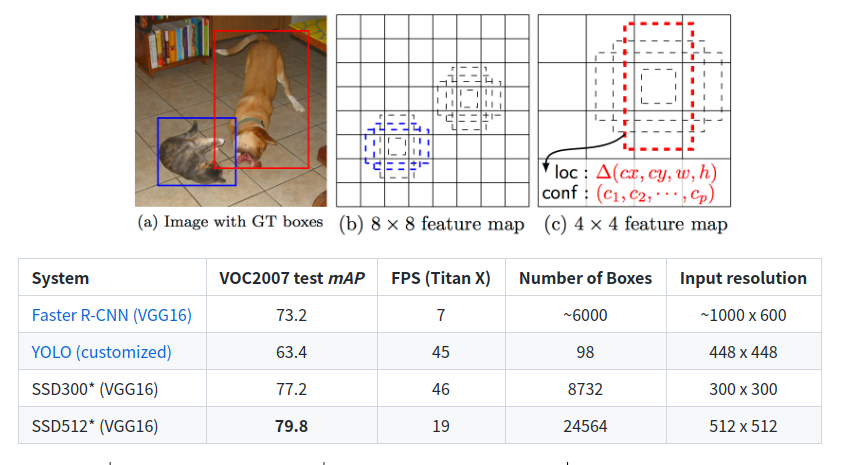
#> input picture img/SSD.png, 847 x 465 px; its folder holds 4 pictures in this run
$ python convertImgSize.py
#> lines starting #> are read from the running program, lines starting #| are printed output that depends on the picture

"""
Author: AlexZ33
功能: 用于批量转换图片大小。
"""

from PIL import Image
import os
import glob

# 修改图片文件大小
# filename：图片文件名
# outdir：修改后要保存的路径
def convertImgSize(filename, outdir, width=128, height=128):
#> called with filename = './img/SSD.png', outdir = './trainImage128', width = 128, height = 128
    img = Image.open(filename)
#> img is the input picture: PIL image 847x465 RGB; mean R, G, B 233.1, 230.4, 229
    try:
        new = img.resize((width, height), Image.BILINEAR)
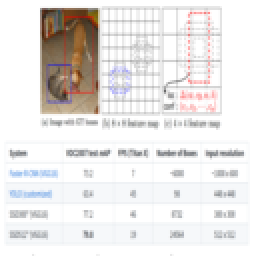
#> new: PIL image 128x128 RGB (shown 2 times larger); mean R, G, B 233.1, 230.4, 229.1
        p = os.path.basename(filename)
        print(p)
        new.save(os.path.join(outdir, os.path.basename(filename)))
    except Exception as e:
        print(e)


if __name__ == '__main__':
    # 查找给定路径下图片文件，并修改其大小
    for filename in glob.glob('./img/*.png'):
        convertImgSize(filename, './trainImage128')
#> pass 2 of the loop `for filename in glob.glob('./img/*.png'):`:
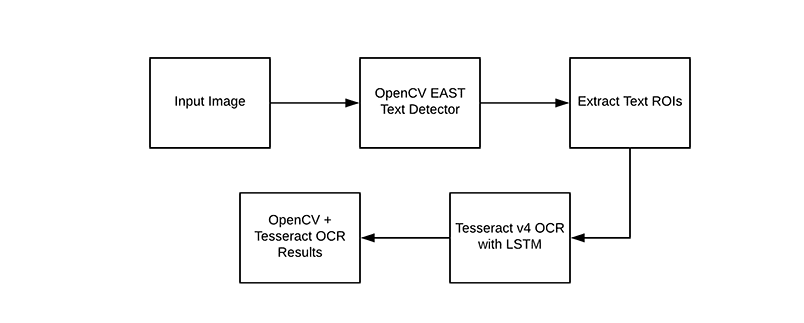
#> input picture img/The_OpenCV_OCR_pipeline.png, 804 x 323 px
#> in convertImgSize, img is the input picture: PIL image 804x323 RGB; min 0, max 255, mean 248.3
#> in convertImgSize (call 2), `new = img.resize((width, height), Image.BILINEAR)`:
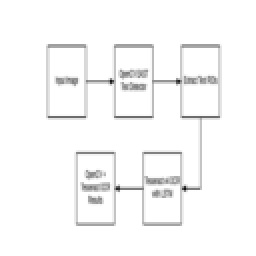
#> new: PIL image 128x128 RGB (shown 2 times larger); min 17, max 255, mean 248.3
#> pass 3 of the loop `for filename in glob.glob('./img/*.png'):`:
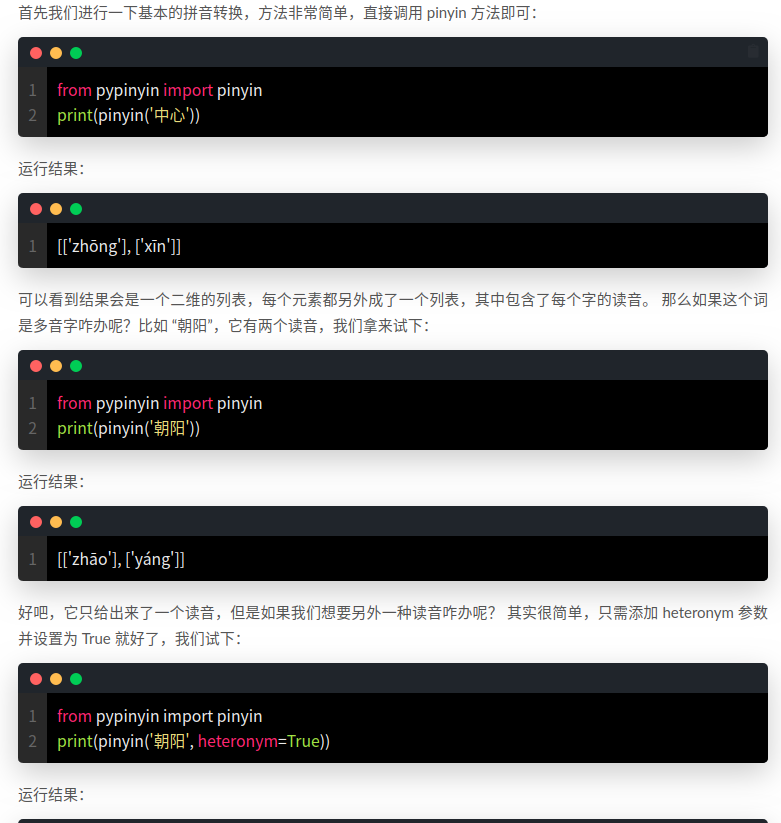
#> input picture img/basic_pinyin.png, 781 x 823 px
#> in convertImgSize, img is the input picture: PIL image 781x823 RGB; mean R, G, B 120.9, 121.5, 122.2
#> in convertImgSize (call 3), `new = img.resize((width, height), Image.BILINEAR)`:
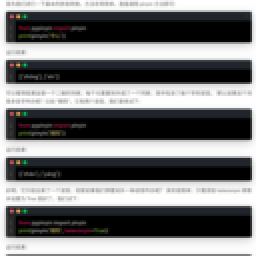
#> new: PIL image 128x128 RGB (shown 2 times larger); mean R, G, B 121, 121.5, 122.3
#> the loop made 4 passes; the first 3 are shown
